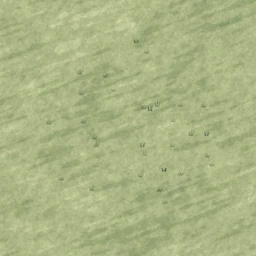
#> input picture src/Map.Rendering/HexArt/grass_0.webp, 256 x 256 px, given in place of grass_0.png, which was not available
$ python ink2.py out.png
#> lines starting #> are read from the running program, lines starting #| are printed output that depends on the picture; after the words box and inside, x2 and y2 are one past the last pixel; in counts of white or black regions, pixels touching at a corner belong together; pictures that were not available may be replaced by others from this repository, and a replacement may not be noted
### tools/HexArt/ink/ink_mountains.py
"""Ink mountains for hex tiles, adapted (not copied) from the owner's reference sheets 3-5.

Technique read from the references:
  * one confident contour with pressure: thick on the shadow-side ridge, thin and broken at the tips,
    open at the base where it flicks out into a short ground line;
  * light from the right: the left faces carry the tone - a wash plus fall-line hatching that starts
    dense under the crest and thins out toward the foot; the lit faces stay paper with a few ticks;
  * solid ink wedges in the crevices right under the crest and where spurs split off;
  * small mountains are the same drawing with fewer marks.
Palette is the hex set's snow/ice (ground #f1f7fa, mid #e4f0f7, shade #90a4b2) with slate ink.

    python ink_mountains.py <out-dir>
"""
import math
import random
import sys
import os

from PIL import Image, ImageDraw, ImageFilter, ImageChops

K = 4                      # canvas px per tile px
N = 256 * K
INK = (30, 40, 52, 255)
SHADE = (144, 164, 178)
MID = (196, 212, 223)
SNOW = (241, 247, 250)
GROUND_DARK = (228, 240, 247)


def lerp(a, b, t):
    return a + (b - a) * t


def smooth(points, steps=8):
    """Catmull-Rom through the points."""
    if len(points) < 3:
        out = []
        for i in range(len(points) - 1):
            for s in range(steps):
                t = s / steps
                out.append((lerp(points[i][0], points[i + 1][0], t), lerp(points[i][1], points[i + 1][1], t)))
        out.append(points[-1])
        return out
    p = [points[0]] + list(points) + [points[-1]]
    out = []
    for i in range(1, len(p) - 2):
        p0, p1, p2, p3 = p[i - 1], p[i], p[i + 1], p[i + 2]
        for s in range(steps):
            t = s / steps
            t2, t3 = t * t, t * t * t
            out.append(tuple(0.5 * ((2 * p1[k]) + (-p0[k] + p2[k]) * t + (2 * p0[k] - 5 * p1[k] + 4 * p2[k] - p3[k]) * t2
                                    + (-p0[k] + 3 * p1[k] - 3 * p2[k] + p3[k]) * t3) for k in (0, 1)))
    out.append(points[-1])
    return out


def stroke(draw, pts, w0, w1, color=INK, swell=0.0, curve=True, jitter=None):
    """A pen stroke with pressure: width goes w0 -> w1 with a swell in the middle."""
    if curve and len(pts) > 2:
        path = smooth(pts)
    else:
        # straight pen segments: corners stay sharp
        path = []
        for i in range(len(pts) - 1):
            seg = max(2, int(math.dist(pts[i], pts[i + 1]) / 3))
            path += [(lerp(pts[i][0], pts[i + 1][0], s / seg), lerp(pts[i][1], pts[i + 1][1], s / seg)) for s in range(seg)]
        path.append(pts[-1])
    n = len(path)
    if n < 2:
        return
    left, right = [], []
    for i, (x, y) in enumerate(path):
        a = path[max(0, i - 1)]
        b = path[min(n - 1, i + 1)]
        dx, dy = b[0] - a[0], b[1] - a[1]
        ln = math.hypot(dx, dy) or 1
        nx, ny = -dy / ln, dx / ln
        t = i / (n - 1)
        w = lerp(w0, w1, t) + swell * math.sin(math.pi * t)
        if jitter:
            w *= 1 + jitter.uniform(-0.12, 0.12)
        w = max(w, 0.3) / 2
        left.append((x + nx * w, y + ny * w))
        right.append((x - nx * w, y - ny * w))
    draw.polygon(left + right[::-1], fill=color)


def jag(a, b, rng, depth, rough):
    """Jagged ridge between two points (midpoint displacement, perpendicular)."""
    if depth == 0:
        return [a, b]
    mx, my = (a[0] + b[0]) / 2, (a[1] + b[1]) / 2
    dx, dy = b[0] - a[0], b[1] - a[1]
    ln = math.hypot(dx, dy)
    off = rng.uniform(-rough, rough) * ln
    m = (mx - dy / ln * off, my + dx / ln * off)
    return jag(a, m, rng, depth - 1, rough * 0.6)[:-1] + jag(m, b, rng, depth - 1, rough * 0.6)


def point_on(path, t):
    """Point at fraction t of the polyline's length."""
    lens = [math.dist(path[i], path[i + 1]) for i in range(len(path) - 1)]
    total = sum(lens)
    d = t * total
    for i, l in enumerate(lens):
        if d <= l:
            f = d / l if l else 0
            return (lerp(path[i][0], path[i + 1][0], f), lerp(path[i][1], path[i + 1][1], f))
        d -= l
    return path[-1]


class Mountain:
    # [27 lines left out: function __init__, not called in this run]

    def shadow_poly(self):
        return self.left + self.crest[::-1][:-1]

    # [95 lines left out: function paint, not called in this run]


def ground(rng):
    """The hex set's snow ground: pale, with soft blotches and a paper grain."""
    img = Image.new("RGB", (N, N), SNOW)
    blot = Image.new("L", (N, N), 0)
    bd = ImageDraw.Draw(blot)
    for _ in range(60):
        x, y = rng.uniform(0, N), rng.uniform(0, N)
        w, h = rng.uniform(20, 70) * K / 4, rng.uniform(6, 18) * K / 4
        bd.ellipse([x - w, y - h, x + w, y + h], fill=int(rng.uniform(60, 160)))
    blot = blot.filter(ImageFilter.GaussianBlur(K * 3))
    img.paste(Image.new("RGB", (N, N), GROUND_DARK), (0, 0), blot)
    grain = Image.effect_noise((N // 2, N // 2), 22).resize((N, N), Image.BILINEAR)
    img = ImageChops.multiply(img, Image.merge("RGB", [grain.point(lambda v: 235 + (v - 128) // 10)] * 3).point(lambda v: min(255, v + 12)))
    return img


# [15 lines left out: function compose, not called in this run]


def hex_mask(size, flat=True):
    m = Image.new("L", (size, size), 0)
    d = ImageDraw.Draw(m)
    r = size / 2
    pts = []
    for i in range(6):
        a = math.radians(60 * i + (0 if flat else 30))
        pts.append((size / 2 + r * math.cos(a), size / 2 + r * math.sin(a)))
    d.polygon(pts, fill=255)
    return m


# [17 lines that do not run on import are left out]

### tools/HexArt/ink/ink2.py
"""Second pass: wide massifs with toothed summits, full-face fall-line hatching, ink slivers.

    python ink2.py <out-dir>
"""
import math
import os
import random
import sys

from PIL import Image, ImageChops, ImageDraw, ImageFilter

from ink_mountains import INK, K, MID, N, SNOW, SHADE, ground, hex_mask, jag, lerp, point_on, smooth, stroke


def inside_poly(poly, x, y):
    c = False
    j = len(poly) - 1
    for i in range(len(poly)):
        xi, yi = poly[i]
        xj, yj = poly[j]
        if (yi > y) != (yj > y) and x < (xj - xi) * (y - yi) / (yj - yi) + xi:
            c = not c
        j = i
    return c


def sliver(draw, path, t0, t1, thick, side, color=INK):
    """A solid ink sliver hugging a line between fractions t0..t1, widest in the middle."""
    pts = [point_on(path, lerp(t0, t1, k / 10)) for k in range(11)]
    inner = []
    for k, (x, y) in enumerate(pts):
        a = pts[max(0, k - 1)]
        b = pts[min(10, k + 1)]
        dx, dy = b[0] - a[0], b[1] - a[1]
        ln = math.hypot(dx, dy) or 1
        w = thick * math.sin(math.pi * k / 10) ** 0.8
        inner.append((x - dy / ln * w * side, y + dx / ln * w * side))
    draw.polygon(pts + inner[::-1], fill=color)


class Mountain:
    """A massif: wide foot, concave shadow ridge on the left, a toothed summit, a shouldered lit ridge."""

    def __init__(self, cx, base, height, half, rng, kind="rocky", lean=0.0):
        self.rng, self.kind, self.base, self.height, self.half = rng, kind, base, height, half
        top = (cx + lean * half, base - height)
        lb = (cx - half, base)
        rb = (cx + half * rng.uniform(0.95, 1.1), base)
        rough = 0.06 if kind == "rocky" else 0.03
        k1 = (lerp(lb[0], top[0], 0.35), lerp(base, top[1], 0.24))
        k2 = (lerp(lb[0], top[0], 0.78), lerp(base, top[1], 0.62))
        left = jag(lb, k1, rng, 2, rough * 0.6)[:-1] + jag(k1, k2, rng, 2, rough)[:-1] + jag(k2, top, rng, 2, rough * 1.5)
        teeth = [top]
        x, y = top
        n = rng.choice([1, 2, 2, 3]) if kind == "rocky" else rng.choice([0, 1])
        for _ in range(n):
            nx = x + half * rng.uniform(0.07, 0.13)
            teeth.append((nx - half * 0.03, y + height * rng.uniform(0.07, 0.13)))
            y = y + height * rng.uniform(-0.02, 0.12)
            x = nx + half * rng.uniform(0.02, 0.06)
            teeth.append((x, y))
        sh = (lerp(x, rb[0], 0.45), lerp(y, base, 0.42) - height * 0.05)
        right = teeth + jag(teeth[-1], sh, rng, 2, rough)[1:-1] + [sh] + jag(sh, rb, rng, 2, rough * 0.7)[1:]
        self.left, self.right, self.top, self.lb, self.rb, self.teeth = left, right, top, lb, rb, teeth
        self.outline = left + right[1:]
        foot = (lerp(lb[0], rb[0], rng.uniform(0.36, 0.46)), base)
        # the crest wanders: it bends at ledges, so the shadow is not cut by a ruler
        self.crest = [top]
        for i, f in enumerate((0.2, 0.4, 0.6, 0.8)):
            wob = half * rng.uniform(0.06, 0.12) * (1 if i % 2 == 0 else -1)
            self.crest.append((lerp(top[0], foot[0], f) + wob, lerp(top[1], base, f)))
        self.crest.append(foot)
        # a second crest falls from the last tooth across the lit face
        last = teeth[-1]
        self.crest2 = [last, (lerp(last[0], rb[0], 0.15) - half * 0.05, lerp(last[1], base, 0.4)),
                       (lerp(last[0], rb[0], 0.25), lerp(last[1], base, 0.75))]

    def paint(self, img):
        rng = self.rng
        h = self.height
        d = ImageDraw.Draw(img, "RGBA")
        cast = Image.new("L", img.size, 0)
        ImageDraw.Draw(cast).ellipse([self.lb[0] - h * 0.1, self.base - h * 0.06, self.rb[0] + h * 0.05, self.base + h * 0.06], fill=90)
        img.paste(Image.new("RGB", img.size, MID), (0, 0), cast.filter(ImageFilter.GaussianBlur(h * 0.05)))
        d.polygon(self.outline, fill=SNOW + (255,))

        crest = smooth(self.crest)
        shadow = self.left + crest[1:]
        mask = Image.new("L", img.size, 0)
        ImageDraw.Draw(mask).polygon(shadow, fill=255)
        grad = Image.new("L", img.size, 0)
        gd = ImageDraw.Draw(grad)
        for i in range(30):
            t = i / 29
            y0 = lerp(self.top[1], self.base, t)
            gd.rectangle([0, y0, img.size[0], y0 + h / 29 + 2], fill=int(lerp(190, 60, t)))
        img.paste(Image.new("RGB", img.size, MID), (0, 0), ImageChops.multiply(mask, grad).filter(ImageFilter.GaussianBlur(K)))
        img.paste(Image.new("RGB", img.size, SHADE), (0, 0),
                  ImageChops.multiply(mask, grad.point(lambda v: int(v * 0.55))).filter(ImageFilter.GaussianBlur(K * 2)))
        body = Image.new("L", img.size, 0)
        ImageDraw.Draw(body).polygon(self.outline, fill=255)
        low = Image.new("L", img.size, 0)
        ImageDraw.Draw(low).rectangle([0, self.base - h * 0.25, img.size[0], self.base], fill=70)
        img.paste(Image.new("RGB", img.size, MID), (0, 0), ImageChops.multiply(body, low.filter(ImageFilter.GaussianBlur(h * 0.1))))

        hatch = Image.new("RGBA", img.size, (0, 0, 0, 0))
        hd = ImageDraw.Draw(hatch)
        gap = K * (2.3 if self.kind == "rocky" else 3.2)
        total = sum(math.dist(crest[i], crest[i + 1]) for i in range(len(crest) - 1))
        steps = max(4, int(total / gap))
        for i in range(steps):
            t = (i + rng.uniform(-0.25, 0.25)) / steps
            if t > 0.93:
                break
            p = point_on(crest, max(0.0, t))
            ang = math.radians(lerp(118, 150, t) + rng.uniform(-4, 4))
            reach = 0
            while reach < h and inside_poly(shadow, p[0] + math.cos(ang) * (reach + K), p[1] + math.sin(ang) * (reach + K)):
                reach += K
            if reach < K * 3:
                continue
            share = rng.uniform(0.45, 0.95) * (1 - 0.35 * t)
            q = (p[0] + math.cos(ang) * reach * share, p[1] + math.sin(ang) * reach * share)
            stroke(hd, [(p[0] + K * 0.5, p[1]), q], K * lerp(1.1, 0.75, t), 0.25,
                   color=INK[:3] + (int(lerp(230, 140, t)),), jitter=rng)
        left = smooth(self.left)
        for _ in range(int(h / K / 5)):
            t = rng.uniform(0.15, 0.9)
            p = point_on(left, t)
            ang = math.radians(rng.uniform(55, 80))
            ln = h * rng.uniform(0.06, 0.13)
            stroke(hd, [(p[0] + K, p[1] + K * 1.5), (p[0] + math.cos(ang) * ln + K, p[1] + math.sin(ang) * ln)], K * 0.8, 0.2,
                   color=INK[:3] + (150,))
        img.paste(hatch, (0, 0), ImageChops.multiply(hatch.getchannel("A"), mask))

        d = ImageDraw.Draw(img, "RGBA")
        sliver(d, left, rng.uniform(0.62, 0.7), rng.uniform(0.86, 0.95), h * 0.055, 1)
        sliver(d, crest, 0.04, rng.uniform(0.22, 0.32), h * 0.05, 1)
        # each tooth casts a thin ink sliver down its left flank, and a short ridge falls from it
        for k in range(2, len(self.teeth), 2):
            tip, notch = self.teeth[k], self.teeth[k - 1]
            fall = (tip[0] - h * rng.uniform(0.02, 0.06), tip[1] + h * rng.uniform(0.18, 0.3))
            sliver(d, [tip, (lerp(tip[0], fall[0], 0.5) - K, lerp(tip[1], fall[1], 0.5)), fall], 0.0, 0.75, h * 0.03, 1)
            stroke(d, [tip, fall], K * 1.3, K * 0.2)
            for j in range(3):
                a = point_on([tip, fall], 0.25 + j * 0.2)
                stroke(d, [(a[0] - K, a[1]), (a[0] - h * 0.05, a[1] + h * 0.05)], K * 0.7, 0.2, color=INK[:3] + (170,))
        right = smooth(self.right)
        if self.kind == "rocky" and h > 50 * K:
            # spurs down the lit face, each with a sliver and a few short strokes on its shadow side
            for t0 in (rng.uniform(0.28, 0.38), rng.uniform(0.5, 0.62)):
                s = point_on(right, t0)
                e = (s[0] - h * rng.uniform(0.04, 0.1), s[1] + h * rng.uniform(0.2, 0.3) * (1.1 - t0))
                mid = (lerp(s[0], e[0], 0.5) + rng.uniform(-1, 1) * K, lerp(s[1], e[1], 0.5))
                stroke(d, [s, mid, e], K * 1.1, K * 0.2, curve=False)
                sliver(d, [s, mid, e], 0.05, 0.5, h * 0.025, 1)
                for j in range(4):
                    a = point_on([s, mid, e], 0.2 + j * 0.18)
                    stroke(d, [(a[0] - K, a[1] + K * 0.5), (a[0] - h * rng.uniform(0.04, 0.07), a[1] + h * 0.06)], K * 0.7, 0.2,
                           color=INK[:3] + (150,))
        if self.kind == "rocky" and len(self.teeth) > 1:
            c2 = smooth(self.crest2)
            stroke(d, c2[: int(len(c2) * 0.8)], K * 1.2, K * 0.2, curve=False)
            sliver(d, c2, 0.05, 0.35, h * 0.03, 1)
            for j in range(7):
                a = point_on(c2, 0.08 + j * 0.11)
                ln = h * rng.uniform(0.06, 0.12) * (1 - j * 0.07)
                stroke(d, [(a[0] - K, a[1] + K * 0.5), (a[0] - ln * 0.7, a[1] + ln)], K * 0.75, 0.2, color=INK[:3] + (int(lerp(200, 120, j / 6)),))
        cut = int(len(crest) * rng.uniform(0.55, 0.7))
        stroke(d, crest[:cut], K * 1.5, K * 0.3, curve=False)
        for _ in range(3 if self.kind == "rocky" else 1):
            p = point_on(right, rng.uniform(0.35, 0.85))
            stroke(d, [(p[0] - K * 1.5, p[1] + K), (p[0] - h * 0.05, p[1] + h * rng.uniform(0.05, 0.1))], K * 0.8, 0.2,
                   color=INK[:3] + (190,))
        stroke(d, self.left, K * 0.5, K * 2.5, swell=K * 0.7, curve=False, jitter=rng)
        stroke(d, self.right, K * 2.1, K * 0.4, curve=False, jitter=rng)
        for _ in range(rng.choice([2, 3, 4])):
            x = lerp(self.lb[0], self.rb[0], rng.uniform(0.05, 0.95))
            y = self.base + rng.uniform(0.5, 2.5) * K
            stroke(d, [(x, y), (x + rng.uniform(3, 8) * K, y + K * 0.2)], K * 0.7, 0.2, color=INK[:3] + (140,))


LAYOUTS = [
    # (cx, base, height, half, kind, lean) in tile px, drawn back to front
    [(132, 170, 96, 78, "rocky", 0.0), (82, 204, 44, 40, "rocky", 0.05), (180, 198, 34, 32, "smooth", 0.0)],
    [(124, 168, 100, 74, "rocky", 0.1), (178, 202, 48, 40, "rocky", -0.05), (84, 210, 30, 30, "smooth", 0.0)],
    [(128, 172, 104, 72, "rocky", -0.05), (176, 196, 50, 40, "rocky", 0.0), (80, 206, 38, 34, "rocky", 0.0), (132, 218, 22, 24, "smooth", 0.0)],
]


def compose(variant):
    rng = random.Random(2000 + variant)
    img = ground(rng)
    for cx, base, h, half, kind, lean in LAYOUTS[variant % 3]:
        Mountain(cx * K, base * K, h * K, half * K, rng, kind, lean).paint(img)
    return img


if __name__ == "__main__":
    out = sys.argv[1]
    os.makedirs(out, exist_ok=True)
    sheet = Image.new("RGB", (3 * 520 + 20, 540), (60, 64, 70))
    mask = hex_mask(512)
#> in hex_mask, `m = Image.new("L", (size, size), 0)`: m: PIL image 512x512 L; every value is 0
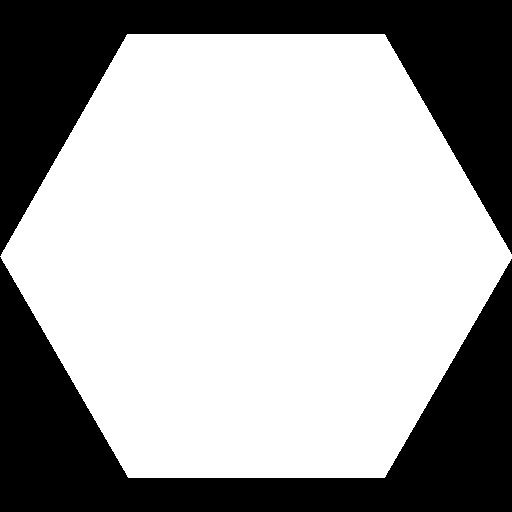
#> mask: PIL image 512x512 L; 65.2% white; 2 black regions, box (x1, y1, x2, y2) and area: (0, 0, 512, 256) 45619, (0, 257, 512, 512) 45603
    for v in range(3):
        big = compose(v)
        big.resize((256, 256), Image.Resampling.LANCZOS).save(os.path.join(out, f"ink_mountains_{v}.png"))
        x2 = big.resize((512, 512), Image.Resampling.LANCZOS)
        sheet.paste(x2, (20 + v * 520, 14), mask)
#> this loop made 3 passes
#> pass 1, in ground, `blot = blot.filter(ImageFilter.GaussianBlur(K * 3))`:
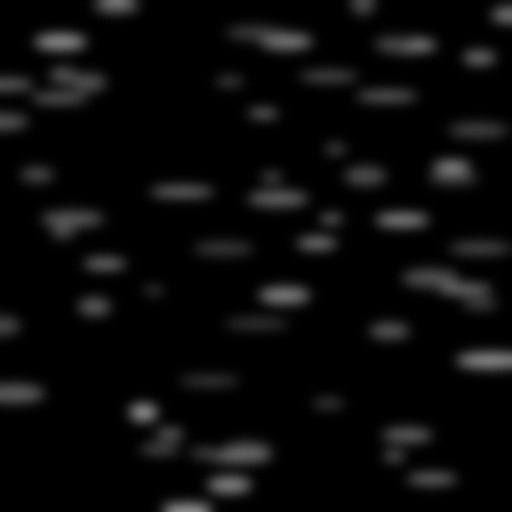
#> blot: PIL image 1024x1024 L (shown at 1/2 size); min 0, max 138, mean 9.7
#> pass 1, in ground, `grain = Image.effect_noise((N // 2, N // 2), 22).resize((N, N), Image...`:
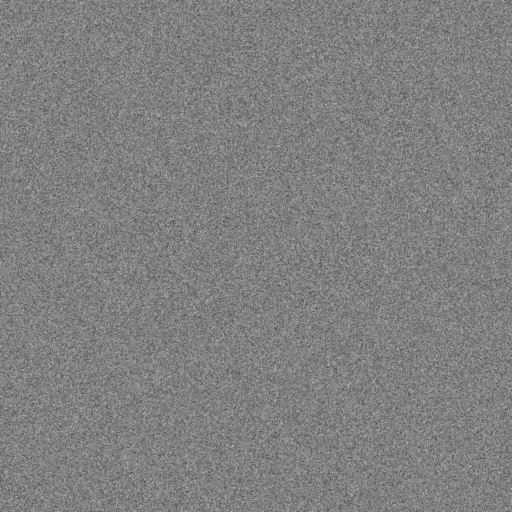
#> grain: PIL image 1024x1024 L (shown at 1/2 size); min 64, max 195, mean 127.7
#> after the loop:
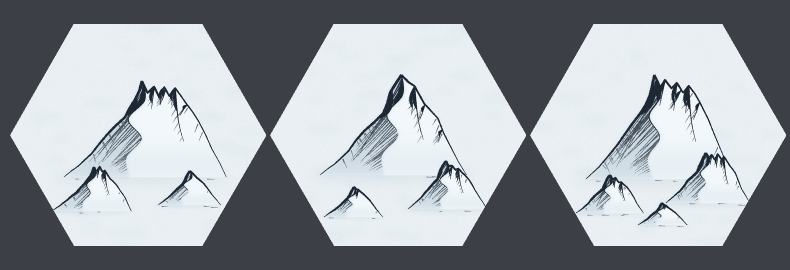
#> sheet: PIL image 1580x540 RGB (shown at 1/2 size); mean R, G, B 156.8, 162.5, 167.3
#> after the loop:
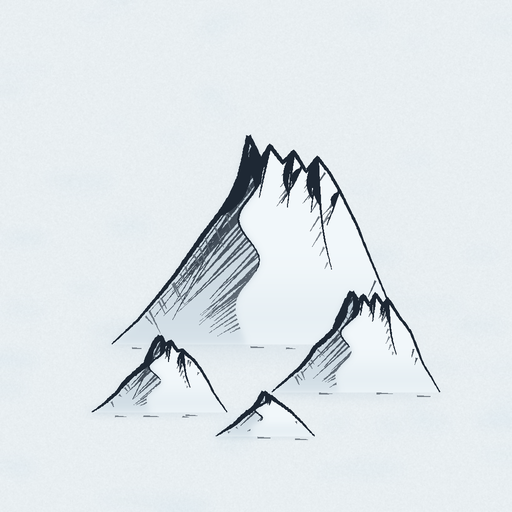
#> x2: PIL image 512x512 RGB; mean R, G, B 223.6, 230.3, 234.1
    sheet.save(os.path.join(out, "sheet2.png"))
    # a patch of the map at in-app sizes: flat hexes 128 px wide, ours among the current grass/forest
    here = os.path.dirname(os.path.abspath(__file__))
    tiles = {f"m{v}": Image.open(os.path.join(out, f"ink_mountains_{v}.png")).convert("RGB") for v in range(3)}
    for name in ("grass_0", "forest_0", "mountains_0"):
        tiles[name] = Image.open(os.path.join(here, name + ".png")).convert("RGB")
    size = 128
    grid = [["grass_0", "m0", "m1", "forest_0"], ["m2", "m1", "m0", "grass_0"], ["forest_0", "m2", "grass_0", "mountains_0"]]
    w = size * 0.75
    hh = size * math.sqrt(3) / 2
    patch = Image.new("RGB", (int(w * 4 + size * 0.25) + 20, int(hh * 3.5) + 20), (60, 64, 70))
    m = hex_mask(size)
#> in hex_mask (call 2), `m = Image.new("L", (size, size), 0)`: m: PIL image 128x128 L; every value is 0
#> m: PIL image 128x128 L; 66.3% white; 2 black regions, box (x1, y1, x2, y2) and area: (0, 0, 128, 64) 2763, (0, 65, 128, 128) 2761
    for c in range(4):
        for r in range(3):
            t = tiles[grid[r][c]].resize((size, size), Image.Resampling.LANCZOS)
            x = int(10 + c * w)
            y = int(10 + r * hh + (hh / 2 if c % 2 else 0) - (size - hh) / 2)
            patch.paste(t, (x, y), m)
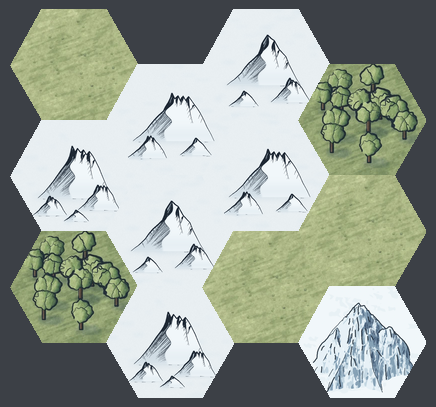
#> patch: PIL image 436x407 RGB; mean R, G, B 155.1, 163.5, 153.3
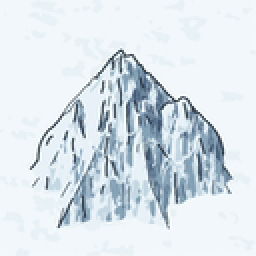
#> t: PIL image 128x128 RGB (shown 2 times larger); mean R, G, B 217.6, 227.6, 233.6
    patch.save(os.path.join(out, "patch.png"))
